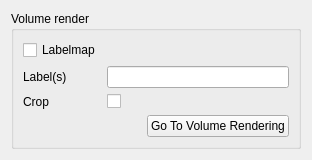
           <widget class="QWidget" name="VolumeRenderingTab">
            <attribute name="title">
             <string>Volume Rendering</string>
            </attribute>
            <layout class="QFormLayout" name="formLayout_6">
             <item row="0" column="0" colspan="2">
              <widget class="ctkCollapsibleGroupBox" name="VolumeRenderCollapsibleGroupBox">
               <property name="title">
                <string>Volume render</string>
               </property>
               <property name="collapsed">
                <bool>true</bool>
               </property>
               <layout class="QGridLayout" name="gridLayout_7">
                <item row="0" column="0">
                 <widget class="ctkCheckBox" name="VolumeRenderCheckBox">
                  <property name="toolTip">
                   <string>Whether the input volume is a labelmap</string>
                  </property>
                  <property name="text">
                   <string>Labelmap</string>
                  </property>
                 </widget>
                </item>
                <item row="0" column="1">
                 <widget class="qMRMLNodeComboBox" name="VolumeRenderInputNodeComboBox">
                  <property name="enabled">
                   <bool>false</bool>
                  </property>
                  <property name="toolTip">
                   <string>Select the volume to render</string>
                  </property>
                  <property name="nodeTypes">
                   <stringlist>
                    <string>vtkMRMLScalarVolumeNode</string>
                   </stringlist>
                  </property>
                  <property name="showChildNodeTypes">
                   <bool>false</bool>
                  </property>
                  <property name="addEnabled">
                   <bool>false</bool>
                  </property>
                 </widget>
                </item>
                <item row="1" column="0">
                 <widget class="QLabel" name="VolumeRenderLabelsLabel">
                  <property name="text">
                   <string>Label(s)</string>
                  </property>
                 </widget>
                </item>
                <item row="1" column="1">
                 <widget class="QLineEdit" name="VolumeRenderLabelsLineEdit">
                  <property name="toolTip">
                   <string>Label(s) to render. An empty displays all the labels.</string>
                  </property>
                 </widget>
                </item>
                <item row="2" column="0">
                 <widget class="QLabel" name="VolumeRenderCropLabel">
                  <property name="text">
                   <string>Crop</string>
                  </property>
                 </widget>
                </item>
                <item row="2" column="1">
                 <widget class="QCheckBox" name="VolumeRenderCropCheckBox">
                  <property name="toolTip">
                   <string>Enable/Disable the crop box</string>
                  </property>
                 </widget>
                </item>
                <item row="3" column="1">
                 <layout class="QHBoxLayout" name="horizontalLayout_4">
                  <item>
                   <spacer name="horizontalSpacer_3">
                    <property name="orientation">
                     <enum>Qt::Horizontal</enum>
                    </property>
                    <property name="sizeHint" stdset="0">
                     <size>
                      <width>40</width>
                      <height>20</height>
                     </size>
                    </property>
                   </spacer>
                  </item>
                  <item>
                   <widget class="QPushButton" name="VolumeRenderGoToModulePushButton">
                    <property name="toolTip">
                     <string>Open the &quot;Volume Rendering&quot; module</string>
                    </property>
                    <property name="text">
                     <string>Go To Volume Rendering</string>
                    </property>
                   </widget>
                  </item>
                 </layout>
                </item>
               </layout>
              </widget>
             </item>
            </layout>
           </widget>
